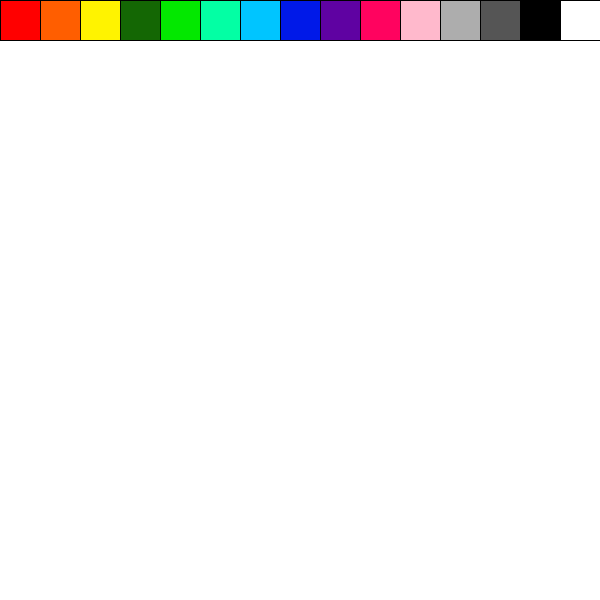
Frame 1 (no input)
Frame 60 (the mouse pressed at the canvas centre just before this capture): identical to frame 1, image omitted
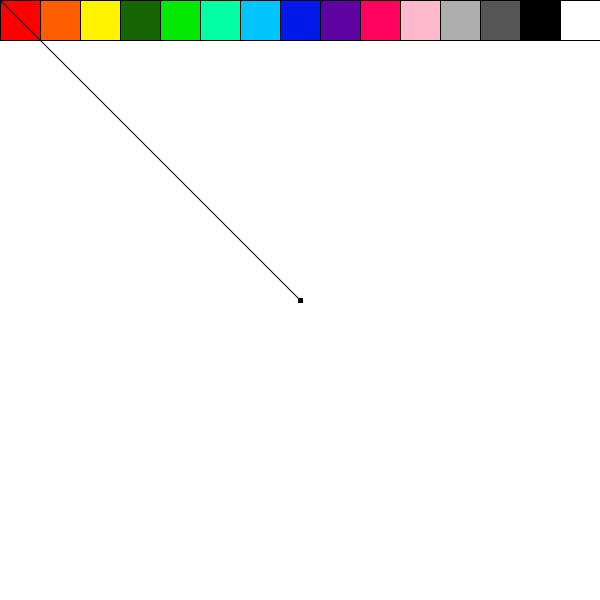
Frame 120 (the mouse held since frame 60 and released just before this capture)

The Processing sketch that drew these frames (run headless with seeded random() and noise(); from frame 60 on, the mouse is pressed at the canvas centre):

// Processing sketch: processing_126441
// ── processing_126441.pde

void setup() {
  size(600, 600);
  background(255);
 
  fill(255,0,0);
  rect(0, 0, 40, 40);
  fill(255,94,0);
  rect(40, 0, 40, 40);
  fill(255, 243, 0);
  rect(80, 0, 40, 40);
  fill(20,103,4);
  rect(120, 0, 40, 40);
  fill(3,232,0);
  rect(160, 0, 40, 40);
  fill(3,255,164);
  rect(200, 0, 40, 40);
    fill(0,197,255);
  rect(240, 0, 40, 40);
fill(0,25,232);
  rect(280, 0, 40, 40);
  fill(95,2,162);
  rect(320, 0, 40, 40);
  fill(255,3,95);
  rect(360, 0, 40, 40);
 fill(255,185,204); 
  rect(400, 0, 40, 40);
  fill(173,173,173);
  rect(440, 0, 40, 40);
   fill(85,85,85); 
  rect(480, 0, 40, 40);
fill(0);
  rect(520, 0, 40, 40);
  fill(255);
  rect(560, 0, 40, 40);
 
}

void draw () {
 
    if(mouseX>0 && mouseX<40 && mouseY>0 && mouseY<40) {
   fill(255,0,0);
  stroke (255,0,0);
}
  
  if(mouseX>40 && mouseX<80 && mouseY>0 && mouseY<40) {
      fill(255,94,0);
    stroke (255,94,0);
}

  if(mouseX>80 && mouseX<120 && mouseY>0 && mouseY<40) {
  fill(255, 243, 0);
    stroke(255, 243, 0);
}
  
  if(mouseX>120 && mouseX<160 && mouseY>0 && mouseY<40) {
     fill(20,103,4);
 stroke(20,103,4);
  }
  
  if(mouseX>160 && mouseX<200 && mouseY>0 && mouseY<40) {
  fill(3,232,0);
    stroke(3,232,0);
  }
  
  if(mouseX>200 && mouseX<240 && mouseY>0 && mouseY<40) {
  fill(3,255,164);
    stroke(3,255,164);
  }
  
  if(mouseX>240 && mouseX<280 && mouseY>0 && mouseY<40) {
    fill(0,197,255);
    stroke(0,197,255);
  }
  
  if(mouseX>280 && mouseX<320 && mouseY>0 && mouseY<40) {
fill(0,25,232);
    stroke(0,25,232);
  }
  
  if(mouseX>320 && mouseX<360 && mouseY>0 && mouseY<40) {
  fill(95,2,162);
    stroke(95,2,162);
  }
  
  if(mouseX>360 && mouseX<400 && mouseY>0 && mouseY<40) {
  fill(255,3,95);
    stroke(255,3,95);
  }
  
  if(mouseX>400 && mouseX<440 && mouseY>0 && mouseY<40) {
 fill(255,185,204); 
    stroke(255,185,204); 
  }
  
  if(mouseX>440 && mouseX<480 && mouseY>0 && mouseY<40) {
  fill(173,173,173);
    stroke(173,173,173);
  }
  if(mouseX>480 && mouseX<520 && mouseY>0 && mouseY<40) {
   fill(85,85,85); 
    stroke(85,85,85); 
  }
   if(mouseX>520 && mouseX<560 && mouseY>0 && mouseY<40) {
  fill(0);
    stroke(0);
  }
 if(mouseX>560 && mouseX<600 && mouseY>0 && mouseY<40) {
  fill(255);
    stroke(255);
  }
  
  if(mousePressed && mouseY>50){
    line(mouseX, mouseY, pmouseX, pmouseY);
    strokeWeight(5);
  }
       
}
